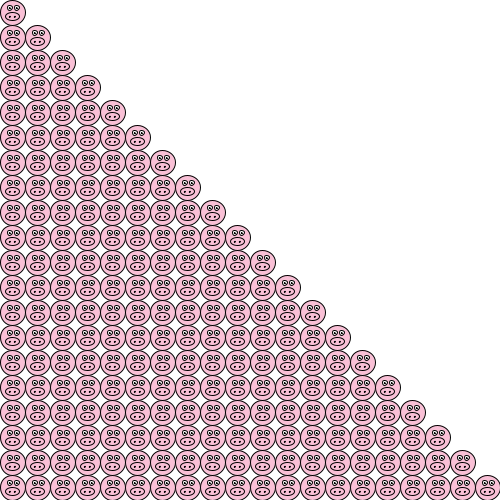
Frame 1 (no input)
Frame 60 (the mouse pressed at the canvas centre just before this capture): identical to frame 1, image omitted
Frame 120 (the mouse held since frame 60 and released just before this capture): identical to frame 1, image omitted

The Processing sketch that drew this single still picture (run headless with seeded random() and noise(); from frame 60 on, the mouse is pressed at the canvas centre):

// Processing sketch: processing_167466
// ── processing_167466.pde

int midax, miday;
int numdibuixos;
int estat=1;

void setup()
{
  size(500, 500);
  numdibuixos = 20;
  midax = width/numdibuixos;
  miday = height/numdibuixos;
  smooth();
  ellipseMode(CORNER);
  fill(249, 192, 214);
}

void draw()
{
  background(255);
 
 if(estat==1)

    for (int j = 0; (j < height/numdibuixos); j++)
    {
      for (int i = 0; i <= j; i++)
      
      {
        
        ellipse(i*midax, j*miday, midax, miday); //cap
        ellipse(i*midax+5, j*miday+12, midax-11, miday-17); //nas
        ellipse(i*midax+9, j*miday+16, midax-24, miday-24);
        ellipse(i*midax+14, j*miday+16, midax-24, miday-24);
        fill(255);
        ellipse(i*midax+14, j*midax+5, midax-20, miday-20);//ojos
        ellipse(i*midax+7, j*midax+5, midax-20, miday-20);
        
        fill(0);
        ellipse(i*midax+16, j*midax+7.5, midax-24, miday-24);//pupilas
        ellipse(i*midax+9, j*midax+7.5, midax-24, miday-24);
        
        fill(249, 192, 214);
      }
    }
    
    else
    
    for (int j = 0; (j < height/numdibuixos); j++)
    {
      for (int i = 0; i < width/numdibuixos; i++)
      {
        
        ellipse(i*midax, j*miday, midax, miday); //cap
        ellipse(i*midax+5, j*miday+12, midax-11, miday-17); //nas
        ellipse(i*midax+9, j*miday+16, midax-24, miday-24);
        ellipse(i*midax+14, j*miday+16, midax-24, miday-24);
        fill(255);
        ellipse(i*midax+14, j*midax+5, midax-20, miday-20);//ojos
        ellipse(i*midax+7, j*midax+5, midax-20, miday-20);
        
        fill(0);
        ellipse(i*midax+16, j*midax+7.5, midax-24, miday-24);//pupilas
        ellipse(i*midax+9, j*midax+7.5, midax-24, miday-24);
   
        fill(249, 192, 214);
  }
    }
  }


void keyPressed()
{
  if (key == 'j')  estat = 2;
  else estat = 1;  
}
